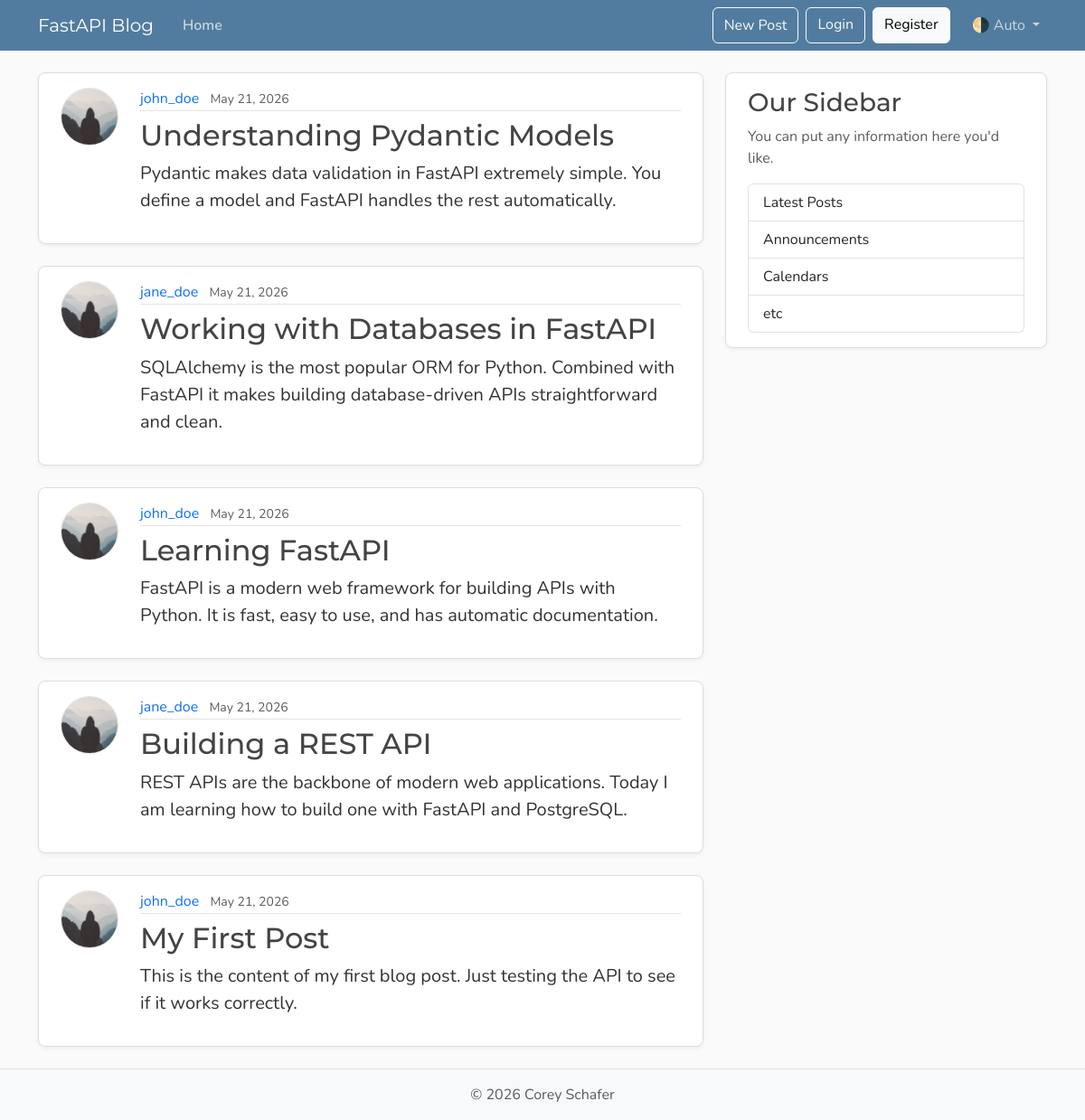
/posts, run on an earlier commit of the app's database.
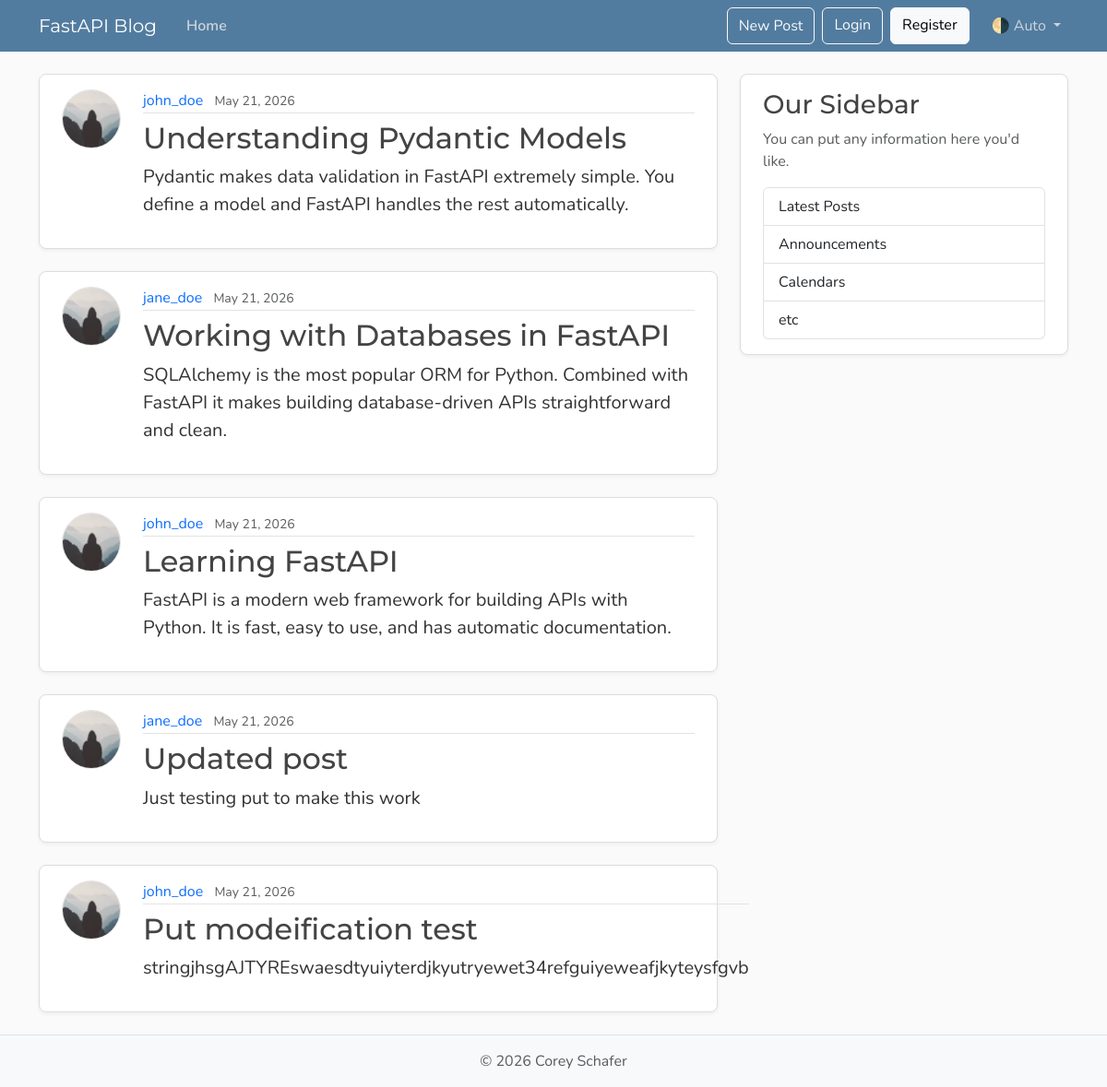
And on a later commit of the database.
### BasicBlog/app/models.py (models this page shows, shortened)
class Post(Base):
    __tablename__ = "posts"
    id: Mapped[int] = mapped_column(Integer, primary_key=True, index=True)
    title: Mapped[str] = mapped_column(String(100), nullable=False)
    content: Mapped[str] = mapped_column(Text, nullable=False)
    user_id: Mapped[int] = mapped_column(
                                Integer,
                                ForeignKey("users.id", ondelete="CASCADE"),
                                nullable=False,
                                index=True
                            )
    date_posted: Mapped[datetime] = mapped_column(
                                       DateTime(timezone=True),
                                       default=lambda: datetime.now(UTC)
                                    )
    updated_at: Mapped[datetime] = mapped_column(
                                      DateTime(timezone=True),
                                      default=lambda: datetime.now(UTC),
                                      onupdate=lambda: datetime.now(UTC)
                                    )
    author: Mapped[User] = relationship(back_populates="posts")

class User(Base):
    __tablename__ = "users"
    id: Mapped[int] = mapped_column(Integer, primary_key=True, index=True)
    username: Mapped[str] = mapped_column(String(50), unique=True, nullable=False)
    email: Mapped[str] = mapped_column(String(200), unique=True, nullable=False)
    full_name: Mapped[str] = mapped_column(String(150), nullable=False)  # ← fixed
    image_file: Mapped[str | None] = mapped_column(String(200), nullable=True, default=None)
    password: Mapped[str] = mapped_column(String(255), nullable=False)
    posts: Mapped[list[Post]] = relationship(back_populates="author", cascade="all, delete-orphan")

### BasicBlog/app/main.py (the view)
@app.get("/", include_in_schema=False, name="home")
@app.get("/posts", include_in_schema=False, name="posts")
def home(request: Request, db: Annotated[Session, Depends(get_db)]):
    posts = db.execute(
        select(models.Post).order_by(models.Post.date_posted.desc())
    ).scalars().all()
    return templates.TemplateResponse(
        request=request,
        name="home.html",
        context={"posts": posts}
    )

### BasicBlog/templates/home.html
{% extends "layout.html" %}
{% block content %}
  {% for post in posts %}
    <article class="content-section py-3 px-4 mb-4">
      <div class="d-flex align-items-start gap-4">
        <img class="rounded-circle article-img flex-shrink-0"
             src="{{ url_for('static', path='profile_pics/default.jpg') }}"
             alt="{{ post.author }}'s profile picture"
             width="64"
             height="64"
             loading="lazy">
        <div class="flex-grow-1">
          <div class="article-metadata mb-2">
            <a class="me-2" href="#">{{ post.author }}</a>
            <small class="text-body-secondary">{{ post.date_posted | format_date}}</small>
          </div>
          <h2>
            <a class="article-title" href="{{ url_for("post", post_id=post.id) }}">{{ post.title }}</a>
          </h2>
          <p class="article-content">{{ post.content }}</p>
        </div>
      </div>
    </article>
  {% endfor %}
{% endblock content %}

What changed in the data, as far as the page shows it:
changed Post: title "Building a REST API" → "Updated post"; content "REST APIs are the backbone of modern web applications. Today I am learning how to build one with FastAPI and PostgreSQL." → "Just testing put to make this work"
changed Post: title "My First Post" → "Put modeification test"; content "This is the content of my first blog post. Just testing the API to see if it works correctly." → "stringjhsgAJTYREswaesdtyuiyterdjkyutryewet34refguiyeweafjkyteysfgvb"
